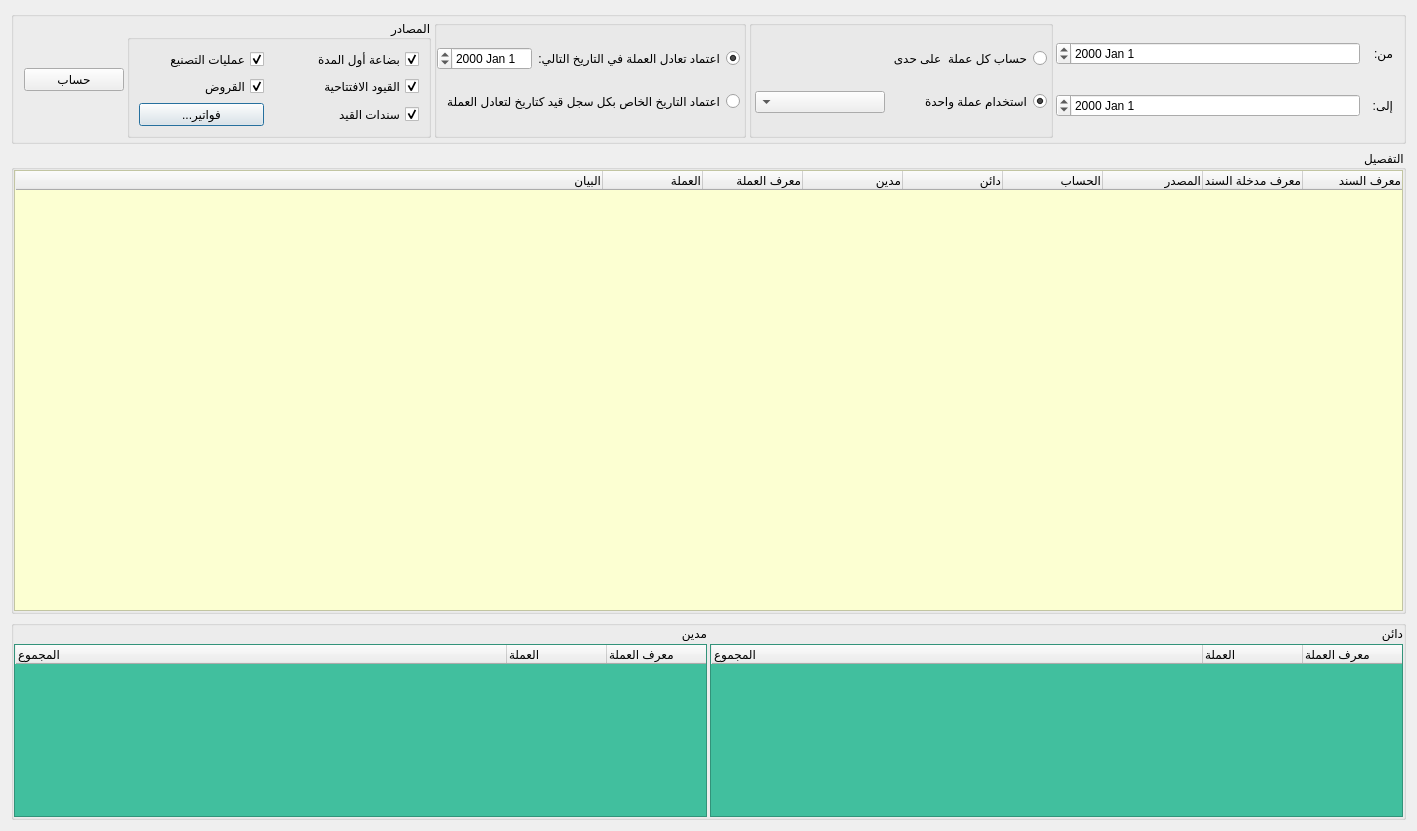
<?xml version="1.0" encoding="UTF-8"?>
<ui version="4.0">
 <class>DailyJournal</class>
 <widget class="QDialog" name="DailyJournal">
  <property name="windowModality">
   <enum>Qt::WindowModal</enum>
  </property>
  <property name="geometry">
   <rect>
    <x>0</x>
    <y>0</y>
    <width>1417</width>
    <height>831</height>
   </rect>
  </property>
  <property name="minimumSize">
   <size>
    <width>0</width>
    <height>500</height>
   </size>
  </property>
  <property name="windowTitle">
   <string>دفتر اليومية</string>
  </property>
  <property name="layoutDirection">
   <enum>Qt::RightToLeft</enum>
  </property>
  <property name="modal">
   <bool>true</bool>
  </property>
  <layout class="QGridLayout" name="gridLayout_4">
   <item row="1" column="0">
    <widget class="QGroupBox" name="groupBox_3">
     <property name="sizePolicy">
      <sizepolicy hsizetype="MinimumExpanding" vsizetype="MinimumExpanding">
       <horstretch>0</horstretch>
       <verstretch>0</verstretch>
      </sizepolicy>
     </property>
     <property name="maximumSize">
      <size>
       <width>16777215</width>
       <height>16777215</height>
      </size>
     </property>
     <property name="title">
      <string>التفصيل</string>
     </property>
     <layout class="QGridLayout" name="gridLayout_2">
      <property name="leftMargin">
       <number>0</number>
      </property>
      <property name="topMargin">
       <number>0</number>
      </property>
      <property name="rightMargin">
       <number>0</number>
      </property>
      <property name="bottomMargin">
       <number>0</number>
      </property>
      <property name="spacing">
       <number>3</number>
      </property>
      <item row="0" column="0">
       <widget class="QTreeWidget" name="results_tree">
        <property name="layoutDirection">
         <enum>Qt::RightToLeft</enum>
        </property>
        <property name="styleSheet">
         <string notr="true">QScrollBar:vertical {
    background-color: #f1f1f1;
    width: 12px;
    margin: 12px 0 12px 0;
}

QScrollBar::handle:vertical {
    background-color: #888;
    min-height: 20px;
    border-radius: 4px;
}

QScrollBar::handle:vertical:hover {
    background-color: #555;
}

QTreeWidget{background-color:rgb(252, 255, 210);}</string>
        </property>
        <column>
         <property name="text">
          <string>معرف السند</string>
         </property>
         <property name="textAlignment">
          <set>AlignTrailing|AlignVCenter</set>
         </property>
        </column>
        <column>
         <property name="text">
          <string>معرف مدخلة السند</string>
         </property>
         <property name="textAlignment">
          <set>AlignTrailing|AlignVCenter</set>
         </property>
        </column>
        <column>
         <property name="text">
          <string>المصدر</string>
         </property>
         <property name="textAlignment">
          <set>AlignTrailing|AlignVCenter</set>
         </property>
        </column>
        <column>
         <property name="text">
          <string>الحساب</string>
         </property>
         <property name="textAlignment">
          <set>AlignTrailing|AlignVCenter</set>
         </property>
        </column>
        <column>
         <property name="text">
          <string>دائن</string>
         </property>
         <property name="textAlignment">
          <set>AlignTrailing|AlignVCenter</set>
         </property>
        </column>
        <column>
         <property name="text">
          <string>مدين</string>
         </property>
         <property name="textAlignment">
          <set>AlignTrailing|AlignVCenter</set>
         </property>
        </column>
        <column>
         <property name="text">
          <string>معرف العملة</string>
         </property>
         <property name="textAlignment">
          <set>AlignTrailing|AlignVCenter</set>
         </property>
        </column>
        <column>
         <property name="text">
          <string>العملة</string>
         </property>
         <property name="textAlignment">
          <set>AlignTrailing|AlignVCenter</set>
         </property>
        </column>
        <column>
         <property name="text">
          <string>البيان</string>
         </property>
         <property name="textAlignment">
          <set>AlignTrailing|AlignVCenter</set>
         </property>
        </column>
       </widget>
      </item>
     </layout>
    </widget>
   </item>
   <item row="2" column="0">
    <widget class="QGroupBox" name="groupBox_2">
     <property name="sizePolicy">
      <sizepolicy hsizetype="Minimum" vsizetype="Minimum">
       <horstretch>0</horstretch>
       <verstretch>0</verstretch>
      </sizepolicy>
     </property>
     <property name="maximumSize">
      <size>
       <width>16777215</width>
       <height>200</height>
      </size>
     </property>
     <property name="title">
      <string/>
     </property>
     <layout class="QGridLayout" name="gridLayout_3">
      <property name="leftMargin">
       <number>0</number>
      </property>
      <property name="topMargin">
       <number>0</number>
      </property>
      <property name="rightMargin">
       <number>0</number>
      </property>
      <property name="bottomMargin">
       <number>0</number>
      </property>
      <property name="spacing">
       <number>3</number>
      </property>
      <item row="0" column="0">
       <widget class="QLabel" name="label_2">
        <property name="text">
         <string>دائن</string>
        </property>
       </widget>
      </item>
      <item row="0" column="1">
       <widget class="QLabel" name="label">
        <property name="text">
         <string>مدين</string>
        </property>
       </widget>
      </item>
      <item row="1" column="0">
       <widget class="QTreeWidget" name="creditors_sum_tree">
        <property name="styleSheet">
         <string notr="true">QScrollBar:vertical {
    background-color: #00b05e;
    width: 12px;
    margin: 12px 0 12px 0;
}

QScrollBar::handle:vertical {
    background-color: #888;
    min-height: 20px;
    border-radius: 4px;
}

QScrollBar::handle:vertical:hover {
    background-color: #555;
}

QTreeWidget{background-color:#41bf9e;}</string>
        </property>
        <column>
         <property name="text">
          <string>معرف العملة</string>
         </property>
        </column>
        <column>
         <property name="text">
          <string>العملة</string>
         </property>
        </column>
        <column>
         <property name="text">
          <string>المجموع</string>
         </property>
        </column>
       </widget>
      </item>
      <item row="1" column="1">
       <widget class="QTreeWidget" name="debtors_sum_tree">
        <property name="styleSheet">
         <string notr="true">QScrollBar:vertical {
    background-color: #00b05e;
    width: 12px;
    margin: 12px 0 12px 0;
}

QScrollBar::handle:vertical {
    background-color: #888;
    min-height: 20px;
    border-radius: 4px;
}

QScrollBar::handle:vertical:hover {
    background-color: #555;
}

QTreeWidget{background-color:#41bf9e;}</string>
        </property>
        <column>
         <property name="text">
          <string>معرف العملة</string>
         </property>
        </column>
        <column>
         <property name="text">
          <string>العملة</string>
         </property>
        </column>
        <column>
         <property name="text">
          <string>المجموع</string>
         </property>
        </column>
       </widget>
      </item>
     </layout>
    </widget>
   </item>
   <item row="0" column="0">
    <widget class="QGroupBox" name="groupBox">
     <property name="minimumSize">
      <size>
       <width>0</width>
       <height>120</height>
      </size>
     </property>
     <property name="maximumSize">
      <size>
       <width>16777215</width>
       <height>16777215</height>
      </size>
     </property>
     <property name="title">
      <string/>
     </property>
     <layout class="QGridLayout" name="gridLayout_7">
      <property name="leftMargin">
       <number>10</number>
      </property>
      <property name="topMargin">
       <number>3</number>
      </property>
      <property name="rightMargin">
       <number>10</number>
      </property>
      <property name="bottomMargin">
       <number>3</number>
      </property>
      <property name="spacing">
       <number>3</number>
      </property>
      <item row="3" column="0">
       <widget class="QLabel" name="label_5">
        <property name="maximumSize">
         <size>
          <width>30</width>
          <height>16777215</height>
         </size>
        </property>
        <property name="text">
         <string>إلى:</string>
        </property>
       </widget>
      </item>
      <item row="0" column="4" rowspan="5">
       <widget class="QGroupBox" name="groupBox_6">
        <property name="title">
         <string>المصادر</string>
        </property>
        <layout class="QGridLayout" name="gridLayout_5">
         <item row="3" column="1">
          <widget class="QPushButton" name="select_invoices_btn">
           <property name="maximumSize">
            <size>
             <width>125</width>
             <height>16777215</height>
            </size>
           </property>
           <property name="text">
            <string>...فواتير</string>
           </property>
          </widget>
         </item>
         <item row="2" column="1">
          <widget class="QCheckBox" name="source_loans_checkbox">
           <property name="text">
            <string>القروض</string>
           </property>
           <property name="checked">
            <bool>true</bool>
           </property>
          </widget>
         </item>
         <item row="0" column="1">
          <widget class="QCheckBox" name="source_manufacture_checkbox">
           <property name="text">
            <string>عمليات التصنيع</string>
           </property>
           <property name="checked">
            <bool>true</bool>
           </property>
          </widget>
         </item>
         <item row="0" column="0">
          <widget class="QCheckBox" name="source_period_start_material_checkbox">
           <property name="text">
            <string>بضاعة أول المدة</string>
           </property>
           <property name="checked">
            <bool>true</bool>
           </property>
          </widget>
         </item>
         <item row="2" column="0">
          <widget class="QCheckBox" name="source_period_start_checkbox">
           <property name="text">
            <string>القيود الافتتاحية</string>
           </property>
           <property name="checked">
            <bool>true</bool>
           </property>
          </widget>
         </item>
         <item row="3" column="0">
          <widget class="QCheckBox" name="source_journal_checkbox">
           <property name="text">
            <string>سندات القيد</string>
           </property>
           <property name="checked">
            <bool>true</bool>
           </property>
          </widget>
         </item>
        </layout>
       </widget>
      </item>
      <item row="3" column="1">
       <widget class="QDateEdit" name="to_date_input"/>
      </item>
      <item row="2" column="5">
       <widget class="QPushButton" name="calculate_btn">
        <property name="maximumSize">
         <size>
          <width>100</width>
          <height>16777215</height>
         </size>
        </property>
        <property name="text">
         <string>حساب</string>
        </property>
       </widget>
      </item>
      <item row="0" column="3" rowspan="5">
       <widget class="QGroupBox" name="groupBox_5">
        <property name="enabled">
         <bool>true</bool>
        </property>
        <property name="title">
         <string/>
        </property>
        <layout class="QGridLayout" name="gridLayout">
         <property name="leftMargin">
          <number>0</number>
         </property>
         <property name="topMargin">
          <number>0</number>
         </property>
         <property name="rightMargin">
          <number>3</number>
         </property>
         <property name="bottomMargin">
          <number>0</number>
         </property>
         <property name="spacing">
          <number>0</number>
         </property>
         <item row="0" column="1">
          <widget class="QDateEdit" name="exchange_date_input"/>
         </item>
         <item row="1" column="0" colspan="2">
          <widget class="QRadioButton" name="distinct_exchange_date_radio">
           <property name="text">
            <string>اعتماد التاريخ الخاص بكل سجل قيد كتاريخ لتعادل العملة</string>
           </property>
          </widget>
         </item>
         <item row="0" column="0">
          <widget class="QRadioButton" name="unified_exchange_date_radio">
           <property name="text">
            <string>:اعتماد تعادل العملة في التاريخ التالي</string>
           </property>
           <property name="checked">
            <bool>true</bool>
           </property>
          </widget>
         </item>
        </layout>
       </widget>
      </item>
      <item row="0" column="2" rowspan="5">
       <widget class="QGroupBox" name="groupBox_7">
        <property name="title">
         <string/>
        </property>
        <layout class="QGridLayout" name="gridLayout_8">
         <property name="leftMargin">
          <number>3</number>
         </property>
         <property name="topMargin">
          <number>3</number>
         </property>
         <property name="rightMargin">
          <number>3</number>
         </property>
         <property name="bottomMargin">
          <number>3</number>
         </property>
         <property name="spacing">
          <number>3</number>
         </property>
         <item row="1" column="0">
          <widget class="QRadioButton" name="unified_currency_radio">
           <property name="maximumSize">
            <size>
             <width>150</width>
             <height>16777215</height>
            </size>
           </property>
           <property name="text">
            <string>استخدام عملة واحدة</string>
           </property>
           <property name="checked">
            <bool>true</bool>
           </property>
          </widget>
         </item>
         <item row="1" column="1">
          <widget class="QComboBox" name="currency_combobox">
           <property name="enabled">
            <bool>true</bool>
           </property>
          </widget>
         </item>
         <item row="0" column="0">
          <widget class="QRadioButton" name="distinct_currency_radio">
           <property name="maximumSize">
            <size>
             <width>180</width>
             <height>16777215</height>
            </size>
           </property>
           <property name="text">
            <string>حساب كل عملة  على حدى</string>
           </property>
          </widget>
         </item>
        </layout>
       </widget>
      </item>
      <item row="1" column="1">
       <widget class="QDateEdit" name="from_date_input"/>
      </item>
      <item row="1" column="0">
       <widget class="QLabel" name="label_4">
        <property name="maximumSize">
         <size>
          <width>30</width>
          <height>16777215</height>
         </size>
        </property>
        <property name="text">
         <string>من:</string>
        </property>
       </widget>
      </item>
     </layout>
    </widget>
   </item>
  </layout>
 </widget>
 <resources/>
 <connections/>
</ui>
